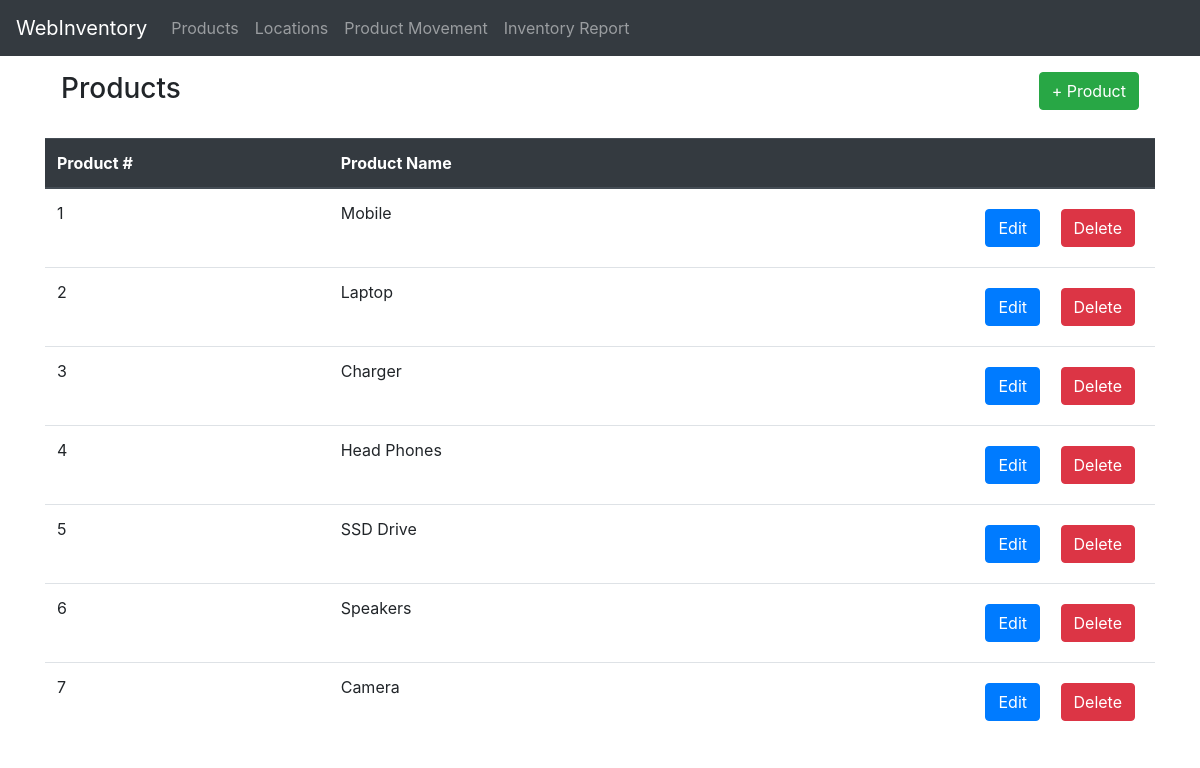
/product, run on the app's committed database.
### app.py (models this page shows, shortened)
class Product(db.Model):
    __tablename__ = "Product"
    product_id = db.Column(db.Integer, primary_key=True)
    product_name = db.Column(db.String(100), nullable=False)

### app.py (the view)
@app.route('/product')
def view_product():
    return render_template('product.html', products=Product.query.all())

### templates/product.html
{% extends 'base.html' %} {% block head %} {% endblock %} {% block body %}
{% if products %}
<div class="m-3">
	<h3 class="d-inline-block"> Products</h3>
	<a href="/product/add" class="btn btn-success float-right d-inline-block ">+ Product</a>
</div>
<table class="table mt-4">
	<thead class="thead-dark">
		<tr>
			<th scope="col">Product #</th>
			<th scope="col">Product Name</th>
		</tr>
	</thead>
	<tbody>
		{% for product in products %}
		<tr>
			<td scope="row">
				{{product.product_id}}
			</td>
			<td scope="row">
				{{product.product_name}}
				<div class="float-right">
					<a href="/product/edit/{{product.product_id}}" class="btn btn-primary  m-2">Edit</a>
					<a href="/product/delete/{{product.product_id}}" class="btn btn-danger m-2">Delete</a>
				</div>
			</td>
		</tr>
		{% endfor%}
	</tbody>
</table>
{% else %}
<div class="m-3">
	<h3 class="d-inline-block"> You have no products in you Inventory.</h3>
	<a href="/product/add" class="btn btn-success float-right d-inline-block ">+ Product</a>
</div>
{% endif %}
{% endblock %}

### templates/base.html (shortened to what this page needs)
<!DOCTYPE html>
<html lang="en">
	<head>
		<link
			rel="stylesheet"
			href="https://stackpath.bootstrapcdn.com/bootstrap/4.5.0/css/bootstrap.min.css"
		/>
	</head>
	<body>
		<nav class="navbar navbar-expand-lg navbar-dark bg-dark">
			<a class="navbar-brand" href="/">WebInventory</a>
			<div class="collapse navbar-collapse" id="navbarSupportedContent">
				<ul class="navbar-nav mr-auto">
					<li class="nav-item">
						<a class="nav-link" href="/product">Products</a>
					</li>
					<li class="nav-item">
						<a class="nav-link" href="/location">Locations</a>
					</li>
					<li class="nav-item">
						<a class="nav-link" href="/product-movement">Product Movement</a>
					</li>
					<li class="nav-item">
						<a class="nav-link" href="/report">Inventory Report</a>
					</li>
				</ul>
			</div>
		</nav>
		<div class="container">
			{% block body %} {% endblock %}
		</div>
	</body>
</html>

### data on the page
Product: product_id "1", product_name "Mobile"
Product: product_id "2", product_name "Laptop"
Product: product_id "3", product_name "Charger"
Product: product_id "4", product_name "Head Phones"
Product: product_id "5", product_name "SSD Drive"
Product: product_id "6", product_name "Speakers"
Product: product_id "7", product_name "Camera"
